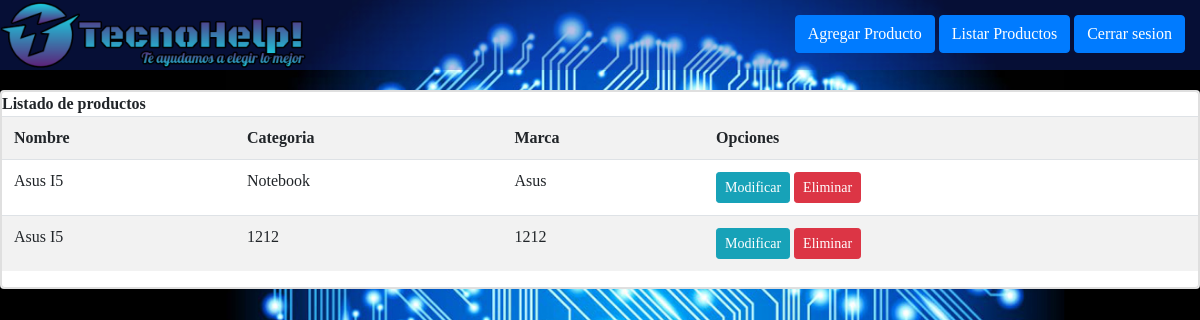
The app's page /catalogo/listar-productos, older data.
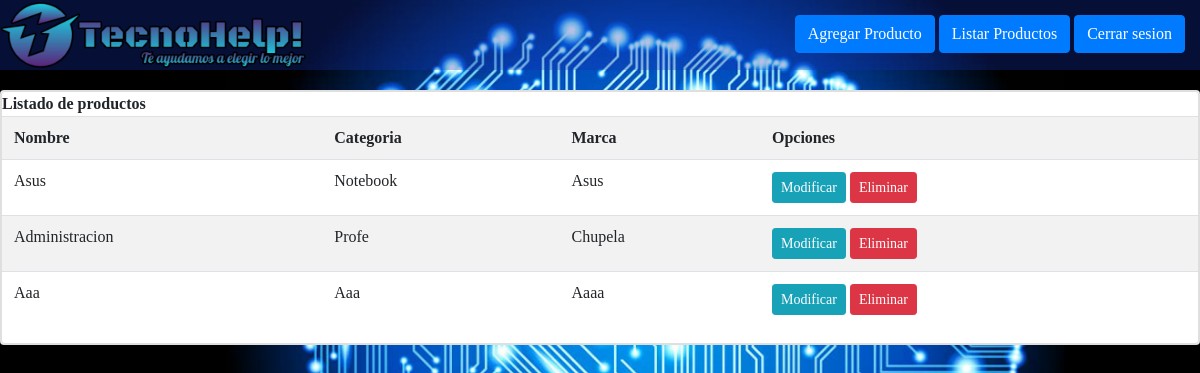
The same page, newer data.
### catalogo/models.py (models this page shows, shortened)
class Producto(models.Model):
    nombre = models.CharField(max_length=60)
    categoria = models.CharField(max_length=30)
    marca = models.CharField(max_length=30)
    imagen = models.ImageField(upload_to="celulares", null=True)

### catalogo/views.py (the view)
# urls.py: path('listar-productos', views.listar_productos, name='listar_productos'),
def listar_productos(request):
    productos = Producto.objects.all()
    context = {'productos':productos}
    return render(request, 'app/crud/listar.html', context)

### catalogo/templates/app/crud/listar.html (shortened to what this page needs)
{% extends 'app/baseuser.html' %}
{% block contenido %}
    <div class="card">
        <div class="card body">
            <b>
                Listado de productos
            </b>
            <table class="table table-striped table-hover table-responsive-sm">
                <tr>
                    <th>Nombre</th>
                    <th>Categoria</th>
                    <th>Marca</th>
                    <th>Opciones</th>
                </tr>
                {% for prod in productos %}
                    <tr>
                        <td>{{ prod.nombre | title }}</td>
                        <td>{{ prod.categoria | title }}</td>
                        <td>{{ prod.marca | title }}</td>
                        <th>
                            <a href="{% url 'modificar_producto' prod.id %}" class="btn btn-info btn-sm">Modificar</a>
                            <a href="#" onclick="eliminarProducto({{prod.id}})" class="btn btn-danger btn-sm">Eliminar</a>
                        </th>
                    </tr>
                {% endfor %}
            </table>
        </div>
    </div>
{% endblock %}

Row changes from the older to the newer data that the page shows:
removed Producto: nombre "Asus I5", categoria "Notebook", marca "Asus"
removed Producto: nombre "Asus I5", categoria "1212", marca "1212"
added Producto: nombre "Asus", categoria "Notebook", marca "Asus"
added Producto: nombre "Administracion", categoria "Profe", marca "Chupela"
added Producto: nombre "Aaa", categoria "Aaa", marca "Aaaa"
